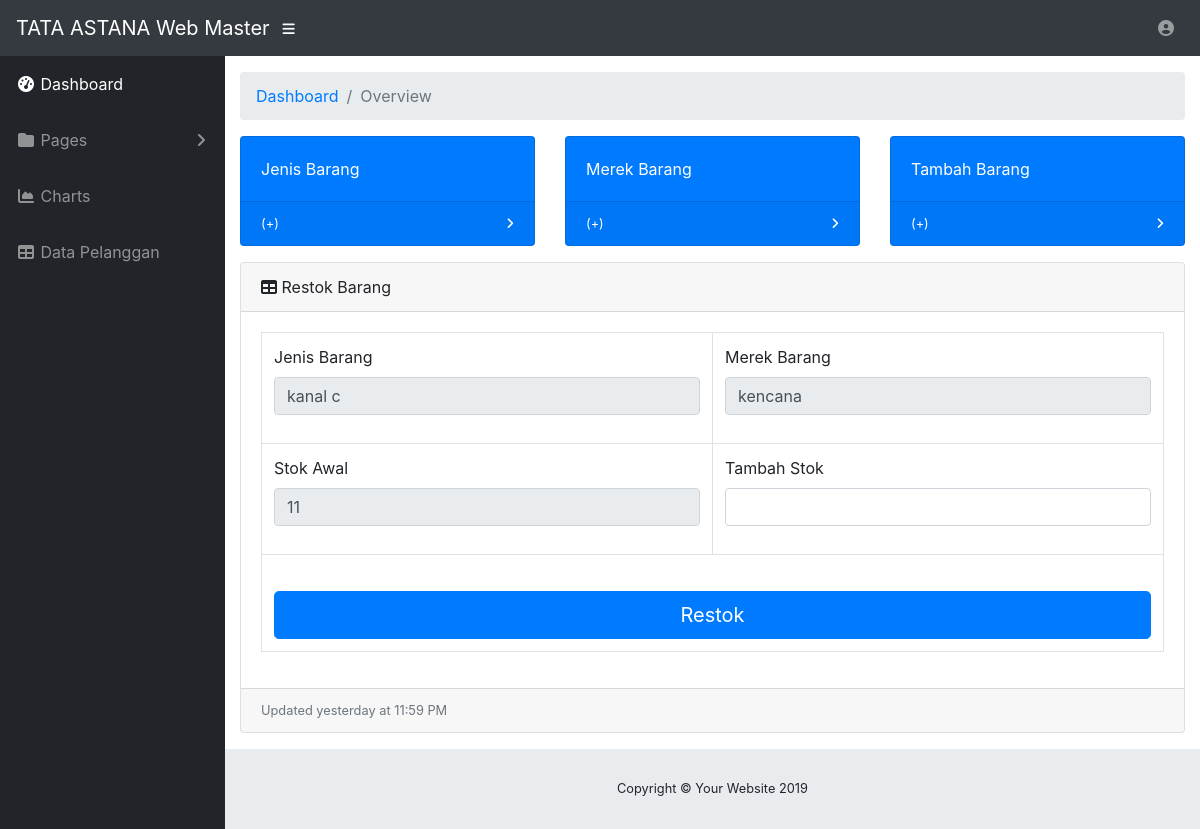
/tatamaster/rstkbrg.php?id=140, run on the app's committed database.
### tables this page shows
CREATE TABLE `barang` (
  `id_brg` int(11) NOT NULL,
  `id_jns` int(11) NOT NULL,
  `id_mrk` int(11) NOT NULL,
  `harga_brg` int(11) NOT NULL,
  `stok_brg` int(11) NOT NULL,
  `deskrip` varchar(180) NOT NULL,
  `gambar` varchar(255) NOT NULL
);

CREATE TABLE `jenis` (
  `id_jns` int(11) NOT NULL,
  `nama_jns` varchar(130) NOT NULL
);

CREATE TABLE `merek` (
  `id_mrk` int(11) NOT NULL,
  `nama_mrk` varchar(130) NOT NULL
);

### tatamaster/rstkbrg.php (the view, shortened to what this page needs)
<?php
	$id=$_GET['id'];
	$rs=mysqli_query($conn,"select b.stok_brg, j.nama_jns, m.nama_mrk from barang b
	JOIN jenis j ON b.id_jns=j.id_jns
	JOIN merek m ON b.id_mrk=m.id_mrk
	where id_brg='$id'");
	$row=mysqli_fetch_array($rs);
?>
<!DOCTYPE html>
<html lang="en">
<head>
  <link href="vendor/fontawesome-free/css/all.min.css" rel="stylesheet" type="text/css">
  <link href="vendor/datatables/dataTables.bootstrap4.css" rel="stylesheet">
  <link href="css/sb-admin.css" rel="stylesheet">
</head>
<body id="page-top">
  <nav class="navbar navbar-expand navbar-dark bg-dark static-top">
    <a class="navbar-brand mr-1" href="dashboard.php">TATA ASTANA Web Master</a>
    <button class="btn btn-link btn-sm text-white order-1 order-sm-0" id="sidebarToggle" href="#">
      <i class="fas fa-bars"></i>
    </button>
    <ul class="navbar-nav ml-auto ml-md-0">
      <li class="nav-item dropdown no-arrow">
        <a class="nav-link dropdown-toggle" href="#" id="userDropdown" role="button" data-toggle="dropdown" aria-haspopup="true" aria-expanded="false">
          <i class="fas fa-user-circle fa-fw"></i>
        </a>
      </li>
    </ul>
  </nav>
  <div id="wrapper">
    <ul class="sidebar navbar-nav">
      <li class="nav-item active">
        <a class="nav-link" href="dashboard.php">
          <i class="fas fa-fw fa-tachometer-alt"></i>
          <span>Dashboard</span>
        </a>
      </li>
      <li class="nav-item dropdown">
        <a class="nav-link dropdown-toggle" href="#" id="pagesDropdown" role="button" data-toggle="dropdown" aria-haspopup="true" aria-expanded="false">
          <i class="fas fa-fw fa-folder"></i>
          <span>Pages</span>
        </a>
      </li>
      <li class="nav-item">
        <a class="nav-link" href="charts.html">
          <i class="fas fa-fw fa-chart-area"></i>
          <span>Charts</span></a>
      </li>
      <li class="nav-item">
        <a class="nav-link" href="tables.html">
          <i class="fas fa-fw fa-table"></i>
          <span>Data Pelanggan</span></a>
      </li>
    </ul>
    <div id="content-wrapper">
      <div class="container-fluid">
        <ol class="breadcrumb">
          <li class="breadcrumb-item">
            <a href="dashboard.php">Dashboard</a>
          </li>
          <li class="breadcrumb-item active">Overview</li>
        </ol>
        <div class="row">
          <div class="col-xl-4 col-sm-6 mb-3">
            <div class="card text-white bg-primary o-hidden h-100">
              <div class="card-body">
                <div class="mr-5">Jenis Barang</div>
              </div>
              <a class="card-footer text-white clearfix small z-1" href="jenis.php">
                <span class="float-left">(+)</span>
                <span class="float-right">
                  <i class="fas fa-angle-right"></i>
                </span>
              </a>
            </div>
          </div>
          <div class="col-xl-4 col-sm-6 mb-3">
            <div class="card text-white bg-primary o-hidden h-100">
              <div class="card-body">
                <div class="mr-5">Merek Barang</div>
              </div>
              <a class="card-footer text-white clearfix small z-1" href="merek.php">
                <span class="float-left">(+)</span>
                <span class="float-right">
                  <i class="fas fa-angle-right"></i>
                </span>
              </a>
            </div>
          </div>
          <div class="col-xl-4 col-sm-6 mb-3">
            <div class="card text-white bg-primary o-hidden h-100">
              <div class="card-body">
                <div class="mr-5">Tambah Barang</div>
              </div>
              <a class="card-footer text-white clearfix small z-1" href="tambah.php">
                <span class="float-left">(+)</span>
                <span class="float-right">
                  <i class="fas fa-angle-right"></i>
                </span>
              </a>
            </div>
          </div>
        </div>
        <div class="card mb-3">
          <div class="card-header">
            <i class="fas fa-table"></i>
            Restok Barang</div>
          <div class="card-body">
		  <form method="POST" action="rstkbrg.php?id=<?php echo $_GET ['id']?>">
            <div class="table-responsive">
              <table class="table table-bordered" id="formjenis" width="100%" cellspacing="0">
                <tbody>
				<tr>
				  <td>
				  <fieldset disabled>
				  <div class="form-group">
					<label for="Inputjenis">Jenis Barang</label>
					<input type="text" class="form-control" id="rstbrg" name="rstbrg" value="<?php echo $row['nama_jns'];?>">
					</div>
				  </fieldset>
				  </td>
				  <td>
				  <fieldset disabled>
				  <div class="form-group">
					<label for="Inputharga">Merek Barang</label>
					<input type="text" class="form-control" id="rstbrg" name="rstbrg" value="<?php echo $row['nama_mrk'];?>">
					</div>
					</fieldset>
				  </td>
				</tr>
				<tr>
				  <td>
				  <fieldset disabled>
				  <div class="form-group">
					<label for="Inputstok">Stok Awal</label>
					<input type="text" class="form-control" id="rstbrg" value="<?php echo $row['stok_brg'];?>">
					</div>
					</fieldset>
				  </td>
				  <td>
            <?php if ($row['stok_brg']==500):?>
              <?php echo"<script>alert('Stok Barang Masih Penuh')</script>"; ?>
              <div class="form-group">
    					<label for="Inputstok">Tambah Stok</label>
    					<input type="number" class="form-control" id="rstbrg" value="<?php echo $row['stok_brg'];?>">
    					</div>
            <?php else: ?>
              <?php
              $awal=$row['stok_brg'];
              $maximum=500-$awal;
              ?>
              <div class="form-group">
    					<label for="Inputstok">Tambah Stok</label>
    					<input type="number" class="form-control" max="<?php echo "$maximum"; ?>" id="newstk" name="newstk">
    					</div>
            <?php endif ?>
				  </td>
				</tr>
				<tr>
          <?php if ($row['stok_brg']==500):?>
            <td colspan=2>
  					</br>
            <a class='btn btn-primary btn-lg btn-block' href="restok.php">Restok Barang</a>
  				  </td>
          <?php else: ?>
            <td colspan=2>
  					<button type="submit" class="btn btn-primary btn-lg btn-block" name="rstk">Restok</button>
  				  </td>
          <?php endif ?>
				</tr>
                </tbody>
              </table>
            </div>
		  </form>
          </div>
          <div class="card-footer small text-muted">Updated yesterday at 11:59 PM</div>
        </div>
      </div>
      <footer class="sticky-footer">
        <div class="container my-auto">
          <div class="copyright text-center my-auto">
            <span>Copyright © Your Website 2019</span>
          </div>
        </div>
      </footer>
    </div>
  </div>
</body>
</html>

### data on the page
barang: rstbrg "kanal c", rstbrg "kencana", stok_brg "11"
